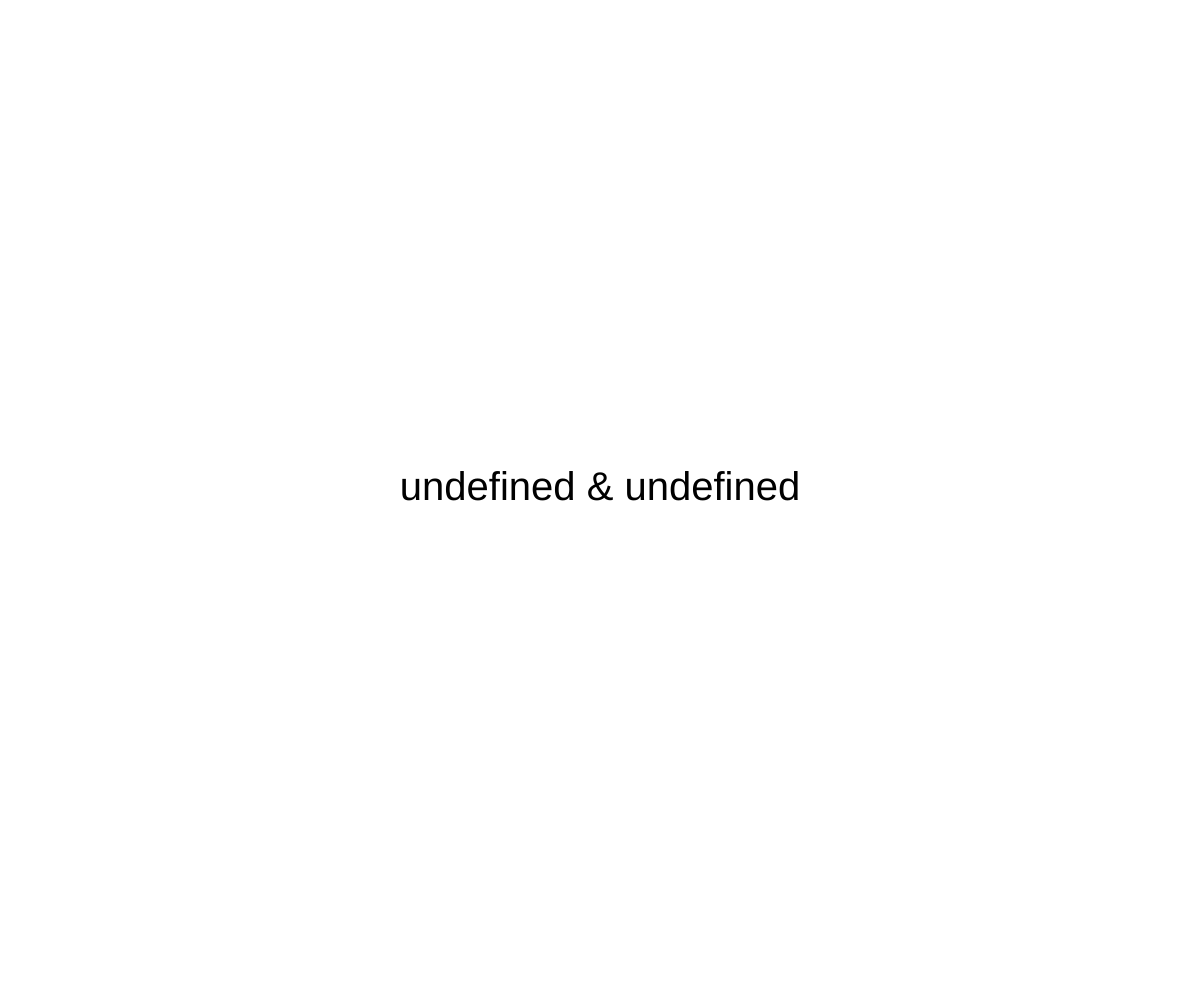
Frame 1 (no input)
Frame 60 (no input): identical to frame 1, image omitted
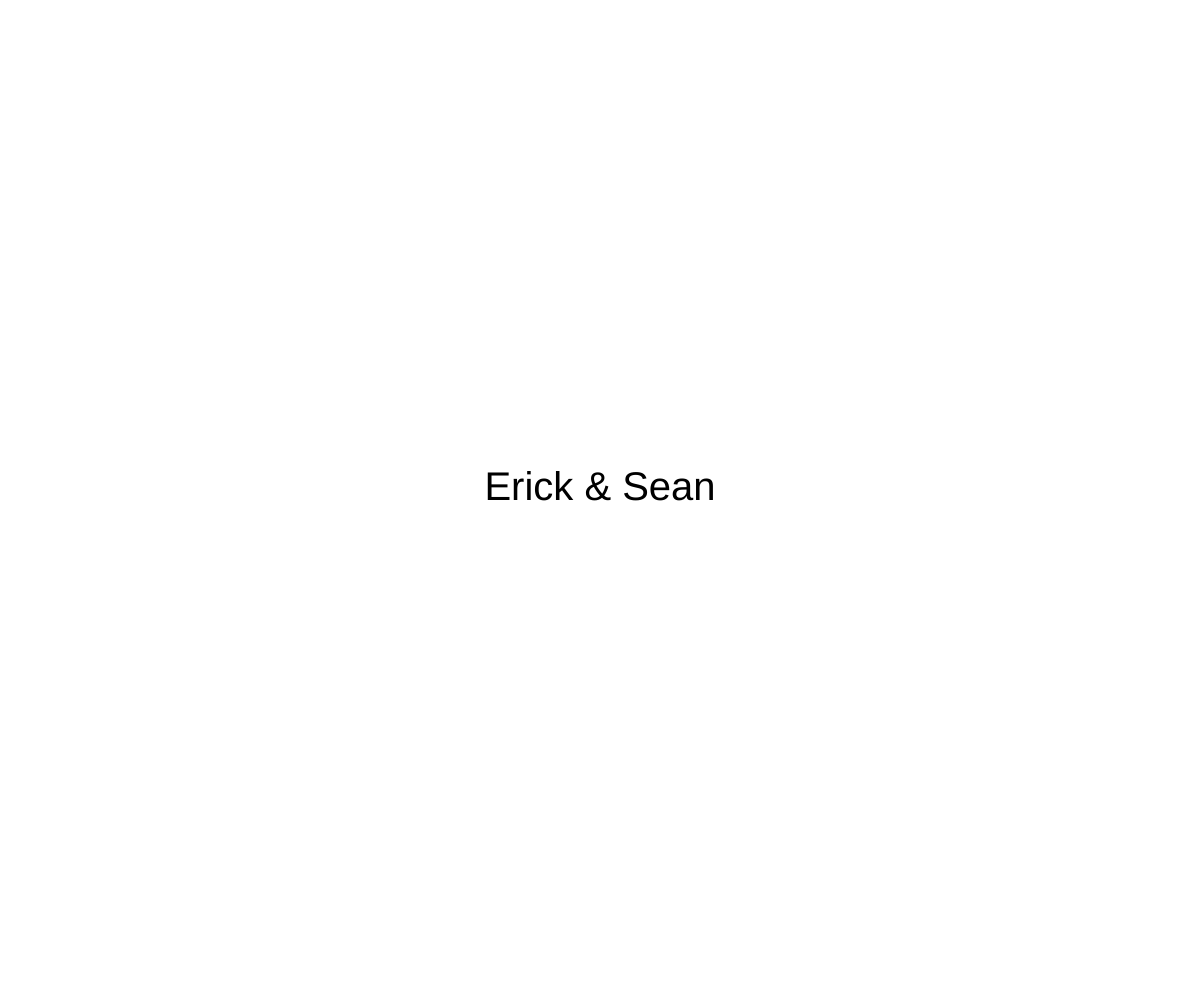
Frame 120 (the mouse pressed at the canvas centre since frame 60)

The p5.js sketch that drew these frames (run headless with seeded random() and noise() and a simulated clock; from frame 60 on, the mouse is pressed at the canvas centre):

// p5.js sketch
// ── sketch.js
let students = ["Michaelangelo","Juan","Sean", "Harvey","Zach", "Taylor", "Julian", "Kikey", "Jordan", "Aleksandr", "Erick", "Nigel", "Luca", "Anshula"]
let student1
let student2

function setup(){
  createCanvas(windowWidth, windowHeight)
  textSize(40);
  textAlign(CENTER)
}

function draw(){
    background(255)

    text(student1 + " & " +  student2,width/2, height/2)

}

function mousePressed(){

    let index = floor(random(0, students.length));

    student1 = students.splice(index, 1)

    index = floor(random(0, students.length));

    student2 = students.splice(index,1)

    //student = students[index]
    

    console.log(students);

}
